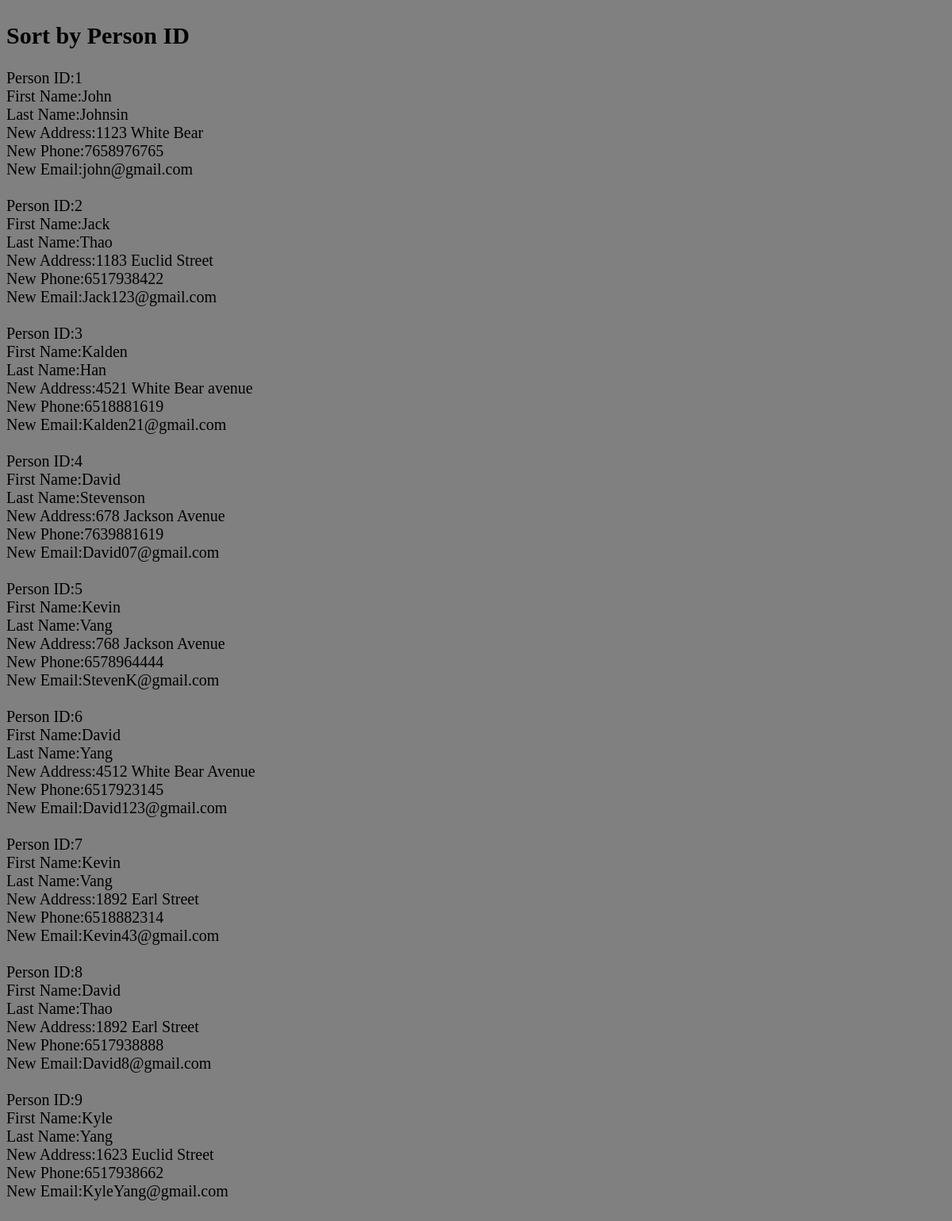
The page /Churchlogin/Menu/View/SortPersonID.php on the database its author committed.
### tables this page shows
CREATE TABLE `Person` (
  `PersonID` int(11) NOT NULL,
  `FirstName` varchar(45) DEFAULT NULL,
  `LastName` varchar(45) DEFAULT NULL,
  `Address` varchar(45) DEFAULT NULL,
  `Zip` varchar(5) DEFAULT NULL,
  `Phone` varchar(10) DEFAULT NULL,
  `Email` varchar(45) DEFAULT NULL,
  `Personnel_Type` varchar(45) DEFAULT NULL,
  `DateModified` date DEFAULT NULL,
  PRIMARY KEY (`PersonID`)
);

### Churchlogin/Menu/View/SortPersonID.php (the view, shortened to what this page needs)
<?php
    include_once 'process.php';
?>
<html>
<head>
    <link href="style.css" rel="stylesheet" type="text/css"/>
</head>
<body>
    <h2>Sort by Person ID</h2>
<?php
   $sql = "SELECT * FROM  Person WHERE PersonID = PersonID ORDER BY PersonID;";
    $result = mysqli_query($conn,$sql);
    $resultCheck = mysqli_num_rows($result);
    if($resultCheck >0) {
            while ($row = mysqli_fetch_assoc($result)) {
                echo "Person ID:".$row['PersonID']
                ."&nbsp" ."<br>"."First Name:".$row['FirstName']
                ."&nbsp"."<br>" . "Last Name:".$row['LastName']
                ."&nbsp"."&nbsp"."&nbsp"."<br>"."New Address:"
                .$row['Address']."&nbsp"."<br>"."New Phone:".$row['Phone']
                ."&nbsp"."<br>"."New Email:".$row['Email']
                ."&nbsp". "<br>". "<br>";
    }
}
?>
</body>
</html>

### Churchlogin/Menu/View/style.css (style rules this page uses)
body { background-color: gray; text-align:left; font-size: 20px; padding: auto; }
h2 { text-align: left; padding-top: 20px; }

### rows shown on the page
person: PersonID "1", FirstName "John", LastName "Johnsin", Address "1123 White Bear", Phone "7658976765", Email "john@gmail.com"
person: PersonID "2", FirstName "Jack", LastName "Thao", Address "1183 Euclid Street", Phone "6517938422", Email "Jack123@gmail.com"
person: PersonID "3", FirstName "Kalden", LastName "Han", Address "4521 White Bear avenue", Phone "6518881619", Email "Kalden21@gmail.com"
person: PersonID "4", FirstName "David", LastName "Stevenson", Address "678 Jackson Avenue", Phone "7639881619", Email "David07@gmail.com"
person: PersonID "5", FirstName "Kevin", LastName "Vang", Address "768 Jackson Avenue", Phone "6578964444", Email "StevenK@gmail.com"
person: PersonID "6", FirstName "David", LastName "Yang", Address "4512 White Bear Avenue", Phone "6517923145", Email "David123@gmail.com"
person: PersonID "7", FirstName "Kevin", LastName "Vang", Address "1892 Earl Street", Phone "6518882314", Email "Kevin43@gmail.com"
person: PersonID "8", FirstName "David", LastName "Thao", Address "1892 Earl Street", Phone "6517938888", Email "David8@gmail.com"
person: PersonID "9", FirstName "Kyle", LastName "Yang", Address "1623 Euclid Street", Phone "6517938662", Email "KyleYang@gmail.com"
